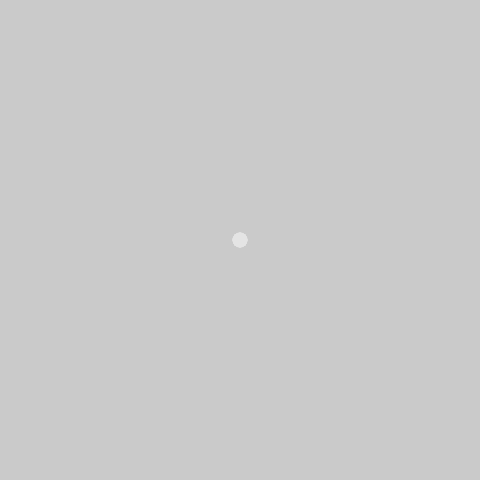
Frame 1 (no input)
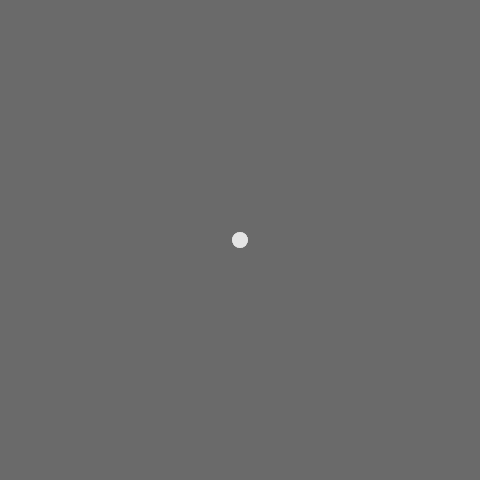
Frame 60 (no input)
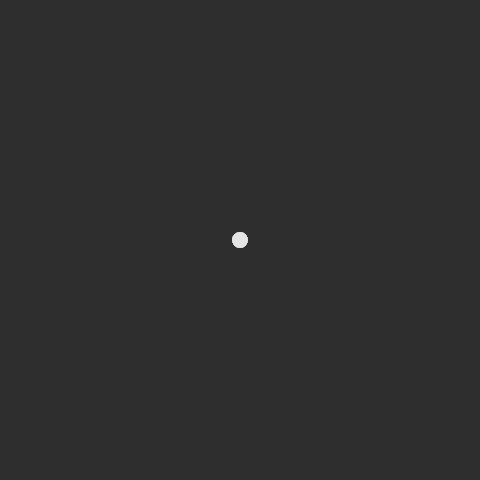
Frame 120 (the mouse pressed at the canvas centre since frame 60)

The p5.js sketch that drew these frames (run headless with seeded random() and noise() and a simulated clock; from frame 60 on, the mouse is pressed at the canvas centre):

// p5.js sketch
// ── sketch.js
// CommetCross (p5.js 2.3.4 port of a #p5t Processing sketch)
// https://github.com/madparker/-p5t/blob/main/%23p5t/ArtSketch/09_27_2020/CommetCross/CommetCross.pde
// #p5t/ArtSketch/09_27_2020/CommetCross/CommetCross.pde

class P {
  constructor() {
    this.x = 240;
    this.y = 240;
    this.s = 0;
    this.u = 0; //cos(i/9);
  }

  d() {
    for (i = 0; i < 9; ) {
      circle(this.x, this.y, i++ * 2);
      //x=+s;y+=u;
    }
  }
}

let i = 0,
  j = 0;
let p = new Array(99);

function setup() {
  createCanvas(480, 480);
  background(204); // Processing default background
  noStroke();
  while (i < 99) {
    p[i++] = new P();
  }
}

function draw() {
  fill((j = 0), 3);
  square(0, 0, 480);
  fill(255, 9);
  for (const o of p) o.d();
}
//#p5t

// ---- Original Processing source: #p5t/ArtSketch/09_27_2020/CommetCross/CommetCross.pde
/*
class P{
  float x=240,y=240,s=0,u=0;//cos(i/9);
  
  void d(){
    for (i=0;i<9;) {
      circle(x,y,i++*2);
      //x=+s;y+=u;
    }
  }
}
int i,j;
P[] p=new P[99];
void setup() {
  size(480, 480);
  noStroke();
  while(i<99) {
    p[i++]=new P();
  }
}
void draw() {
  fill(j=0, 3);
  square(0, 0, 480);
  fill(255, 9);
  for(P o:p)o.d();
}//#p5t
*/
